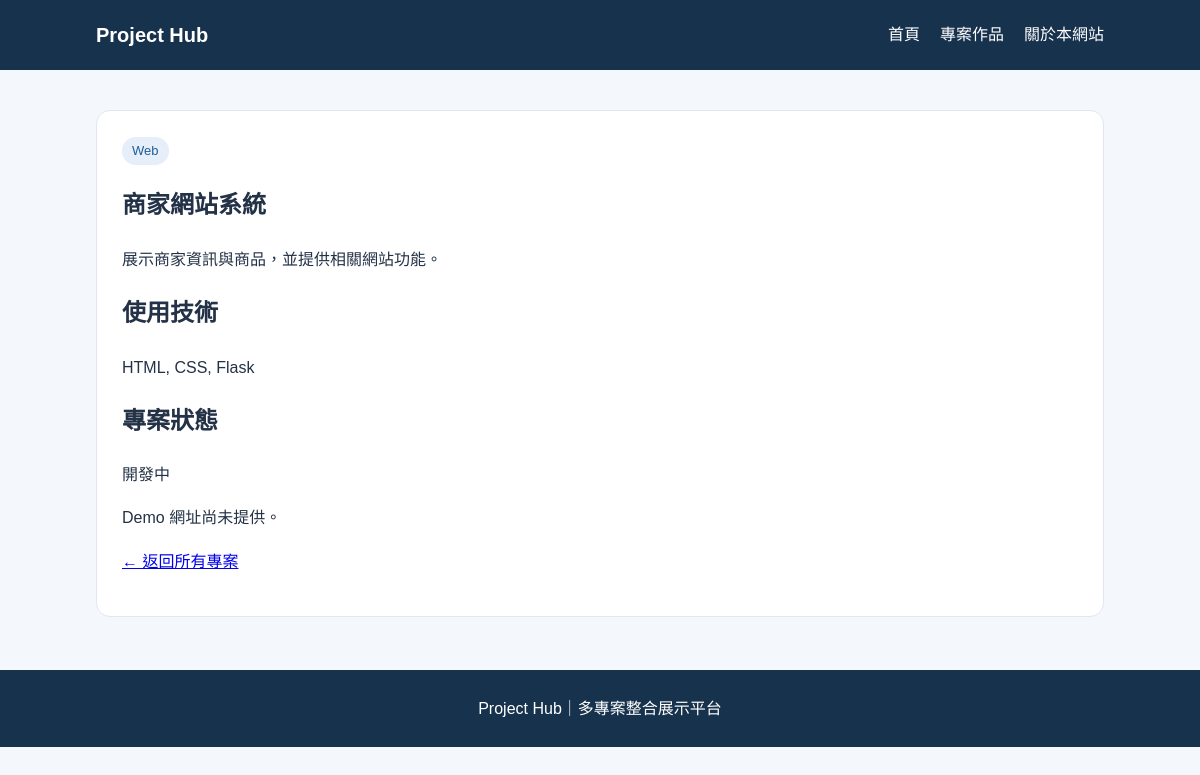
/project/1, run on an earlier commit of the app's database.
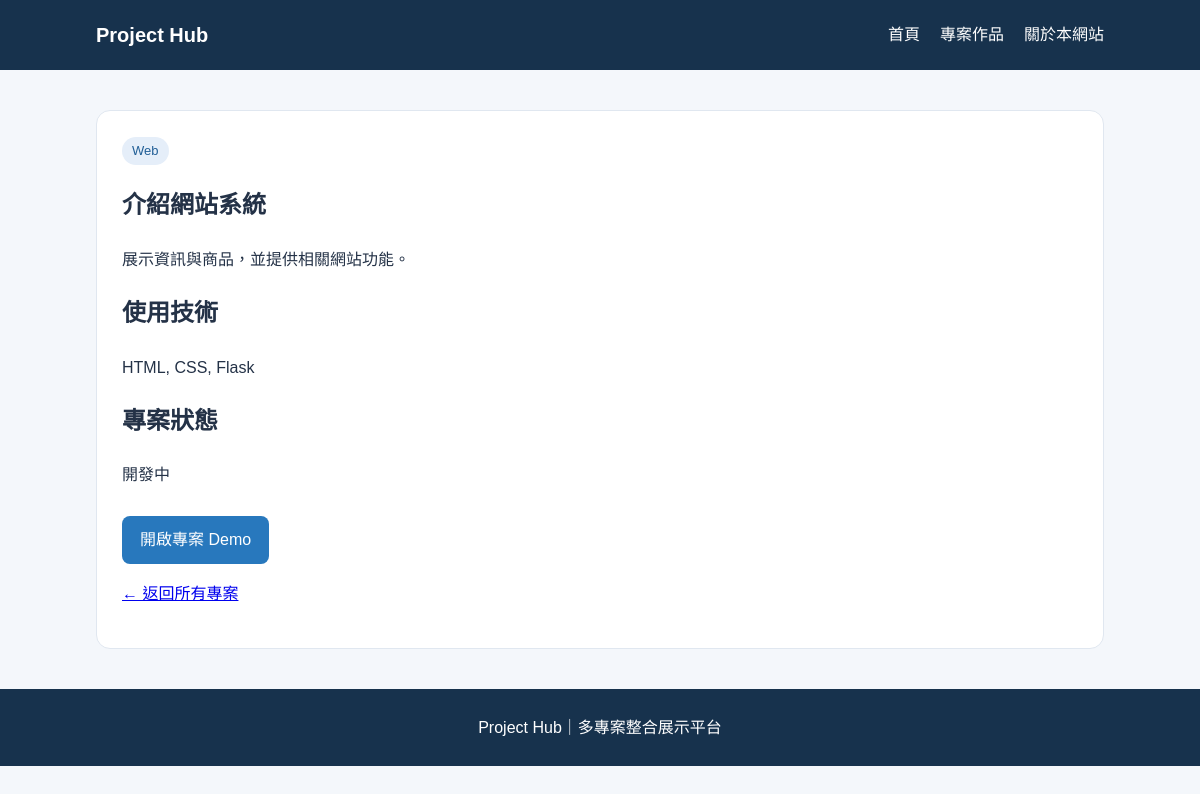
And on a later commit of the database.
### tables this page shows
CREATE TABLE projects (
    id INTEGER PRIMARY KEY AUTOINCREMENT,
    title TEXT NOT NULL,
    category TEXT NOT NULL,
    description TEXT NOT NULL,
    tech_stack TEXT,
    demo_url TEXT,
    github_url TEXT,
    image_url TEXT,
    status TEXT DEFAULT '開發中',
    featured INTEGER DEFAULT 0
);

### app.py (the view)
@app.route("/project/<int:project_id>")
def project_detail(project_id):
    conn = get_db_connection()
    project = conn.execute(
        "SELECT * FROM projects WHERE id = ?",
        (project_id,)
    ).fetchone()
    conn.close()
    if project is None:
        return "找不到這個專案", 404
    return render_template(
        "project_detail.html",
        project=project
    )

### app.py (called while the page is built)
def get_db_connection():
    conn = sqlite3.connect("database.db")
    conn.row_factory = sqlite3.Row
    return conn

### templates/project_detail.html (shortened to what this page needs)
{% extends "base.html" %}
{% block content %}
<section class="detail-card">
    <span class="category">
        {{ project["category"] }}
    </span>
    <h1>{{ project["title"] }}</h1>
    <p>{{ project["description"] }}</p>
    <h2>使用技術</h2>
    <p>{{ project["tech_stack"] or "尚未提供" }}</p>
    <h2>專案狀態</h2>
    <p>{{ project["status"] }}</p>
    {% if project["demo_url"] %}
    <a class="button"
       href="{{ project['demo_url'] }}"
       target="_blank"
       rel="noopener noreferrer">
        開啟專案 Demo
    </a>
    {% else %}
    <p>Demo 網址尚未提供。</p>
    {% endif %}
    <p>
        <a href="{{ url_for('project_list') }}">
            ← 返回所有專案
        </a>
    </p>
</section>
{% endblock %}

What changed in the data, as far as the page shows it:
changed projects "HTML, CSS, Flask": title "商家網站系統" → "介紹網站系統"; description "展示商家資訊與商品，並提供相關網站功能。" → "展示資訊與商品，並提供相關網站功能。"
Also different on the page:
text no longer shown: "Demo 網址尚未提供。"
text now shown: "開啟專案 Demo"
